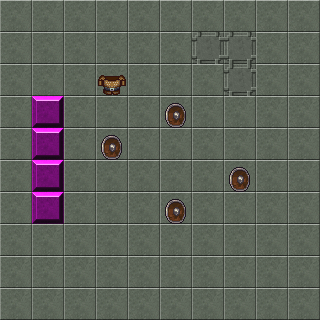

Below is a game level as drawn by its tile map, then a one-line description and the .tmx file that defines it, in full:
An orthogonal 10x10 tile map with 32x32 px tiles, 3 tile layers (background, obstacles, enemies), 2 tilesets.

<map version="1.2" tiledversion="1.3.1" orientation="orthogonal" renderorder="right-down" compressionlevel="-1" width="10" height="10" tilewidth="32" tileheight="32" infinite="0" nextlayerid="5" nextobjectid="1">
 <tileset firstgid="1" name="randomTileset" tilewidth="32" tileheight="32" tilecount="140" columns="14">
  <image source="gridtiles.png" width="448" height="320" />
 </tileset>
 <tileset firstgid="141" name="items" tilewidth="32" tileheight="32" tilecount="256" columns="16">
  <image source="items.png" width="512" height="512" />
 </tileset>
 <layer id="3" name="background" width="10" height="10">
  <data encoding="csv">
1,1,1,1,1,1,1,1,1,1,
1,1,1,1,1,1,4,4,1,1,
1,1,1,1,1,1,1,4,1,1,
1,48,1,1,1,1,1,1,1,1,
1,48,1,1,1,1,1,1,1,1,
1,48,1,1,1,1,1,1,1,1,
1,48,1,1,1,1,1,1,1,1,
1,1,1,1,1,1,1,1,1,1,
1,1,1,1,1,1,1,1,1,1,
1,1,1,1,1,1,1,1,1,1
</data>
 </layer>
 <layer id="2" name="obstacles" width="10" height="10">
  <data encoding="csv">
0,0,0,0,0,0,0,0,0,0,
0,0,0,0,0,0,0,0,0,0,
0,0,0,145,0,0,0,0,0,0,
0,0,0,0,0,143,0,0,0,0,
0,0,0,143,0,0,0,0,0,0,
0,0,0,0,0,0,0,143,0,0,
0,0,0,0,0,143,0,0,0,0,
0,0,0,0,0,0,0,0,0,0,
0,0,0,0,0,0,0,0,0,0,
0,0,0,0,0,0,0,0,0,0
</data>
 </layer>
 <layer id="4" name="enemies" width="10" height="10">
  <data encoding="csv">
0,0,0,0,0,0,0,0,0,0,
0,0,0,0,0,0,0,0,0,0,
0,0,0,0,0,0,0,0,0,0,
0,0,0,0,0,0,0,0,0,0,
0,0,0,0,0,0,0,0,0,0,
0,0,0,0,0,0,0,0,0,0,
0,0,0,0,0,0,0,0,0,0,
0,0,0,0,0,0,0,0,0,0,
0,0,0,0,0,0,0,0,0,0,
0,0,0,0,0,0,0,0,0,0
</data>
 </layer>
</map>
